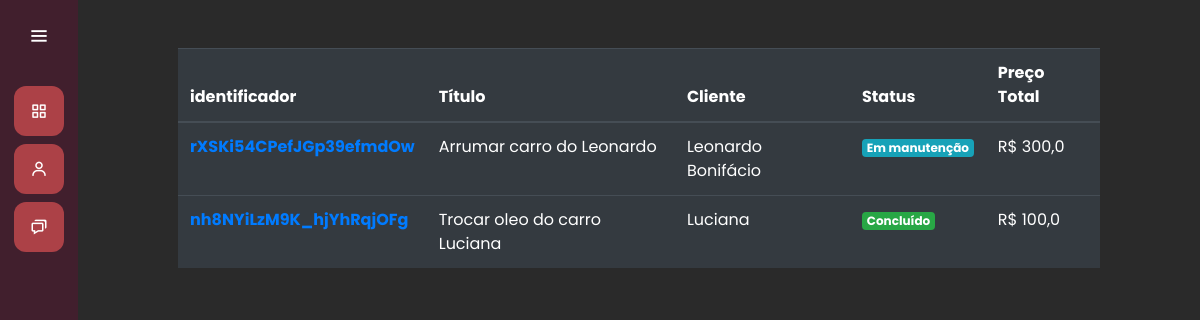
/servicos/listar_servico/, run on the app's committed database.
### serviços/models.py (models this page shows, shortened)
class Servico(models.Model):
    titulo = models.CharField(max_length=30)
    cliente = models.ForeignKey(Cliente, on_delete=models.SET_NULL,null=True)
    categoria_manutencao = models.ManyToManyField(CategoriaManutencao)
    data_inicio = models.DateField(null=True)
    data_entrega = models.DateField(null=True)
    finalizado = models.BooleanField(default=True)
    protocolo = models.CharField(max_length=52,null=True, blank=True)
    identificador = models.CharField(max_length=24, null=True, blank=True)
    def preco_total(self):
        preco_total = float(0)
        for categoria in self.categoria_manutencao.all():
            preco_total += float(categoria.preco)
        return preco_total

class CategoriaManutencao(models.Model):
    titulo = models.CharField(max_length=3, choices=ChoicesCategoriaManutencao.choices)
    preco = models.DecimalField(max_digits=8, decimal_places=2)

### clientes/models.py (models this page shows)
class Cliente(models.Model):
    nome = models.CharField(max_length=50)
    sobrenome = models.CharField(max_length=50)
    email = models.EmailField(max_length=50)
    cpf = models.CharField(max_length=12)
    def __str__(self):
        return self.nome

### serviços/views.py (the view)
# urls.py: path('listar_servico/', views.listar_servico, name='listar_servico'),
def listar_servico(request):
    if request.method == "GET":
        servicos = Servico.objects.all()
        return render(request, 'listar_servico.html', {"servicos":servicos})

### serviços/templates/listar_servico.html
{% extends 'base.html' %}
{% load static %}
{% block 'head' %}
    <link rel="stylesheet" href="{% static 'clientes/css/clientes.css' %}">
    <link rel="stylesheet" href="{% static 'servicos/css/listar_servico.css' %}">
{% endblock %}
{% block 'dashboard' %}
    <br>
    <br>
    <div class="container-fluid distanciamento">
        <table class="table table-dark">
            <thead>
              <tr>
                <th scope="col">identificador</th>
                <th scope="col">Título</th>
                <th scope="col">Cliente</th>
                <th scope="col">Status</th>
                <th scope="col">Preço Total</th>
              </tr>
            </thead>
            <tbody>
            {% for servico in servicos %}
              <tr>
                    <th><a href="{% url 'servico' servico.identificador %}">{{ servico.identificador }}</a></th>
                    <td>{{ servico.titulo }}</td>
                    <td>{{ servico.cliente }}</td>
                    <td>
                        {% if servico.finalizado %}
                            <span class="badge badge-success">Concluído</span>
                        {% else %}
                            <span class="badge badge-info">Em manutenção</span>
                        {% endif %}
                    </td>
                    <td>R$ {{ servico.preco_total }}</td>
              </tr>
            {% endfor %}
            </tbody>
          </table>
    </div>
{% endblock %}

### templates/base.html (shortened to what this page needs)
{% load static %}
<!doctype html>
<html lang="pt-BR">
  <head>
    <link rel="stylesheet" href="https://cdn.jsdelivr.net/npm/bootstrap@4.6.1/dist/css/bootstrap.min.css">
    <link rel="stylesheet" href="{% static 'general/css/base.css' %}">
    <link rel="stylesheet" href="{% static 'general/css/general.css' %}">
    <link href='https://unpkg.com/boxicons@2.0.7/css/boxicons.min.css' rel='stylesheet'>
    {% block 'head' %}{% endblock %}
  </head>
  <body>
    <div class="sidebar">
        <div class="logo-details">
            <i class='bx bx-menu' id="btn" ></i>
        </div>
        <ul class="nav-list">
          <li>
            <a href="#">
              <i class='bx bx-grid-alt'></i>
            </a>
          </li>
        <li>
          <a href="{% url 'clientes' %}">
            <i class='bx bx-user' ></i>
          </a>
        </li>
        <li>
          <a href="{% url 'novo_servico' %}">
            <i class='bx bx-chat' ></i>
          </a>
        </li>
        </ul>
    </div>
      <section class="home-section">
          {% block 'dashboard'%}
          {% endblock %}
      </section>
  </body>
</html>

### templates/static/general/css/base.css (style rules this page uses)
* { margin: 0; padding: 0; box-sizing: border-box; font-family: "Poppins" , sans-serif; }
.sidebar { position: fixed; left: 0; top: 0; height: 100%; width: 78px; background: var(--dark-color); padding: 6px 14px; z-index: 99; transition: all 0.5s ease; }
.sidebar .logo-details { height: 60px; display: flex; align-items: center; position: relative; }
.sidebar .logo-details #btn { position: absolute; top: 50%; right: 0; transform: translateY(-50%); font-size: 22px; transition: all 0.4s ease; font-size: 23px; text-align: center; cursor: pointer; transition: all 0.5s ease; }
.sidebar i { color: #fff; height: 60px; min-width: 50px; font-size: 28px; text-align: center; line-height: 60px; }
.sidebar .nav-list { margin-top: 20px; height: 100%; }
.sidebar li { position: relative; margin: 8px 0; list-style: none; }
.sidebar li a { display: flex; height: 100%; width: 100%; border-radius: 12px; align-items: center; text-decoration: none; transition: all 0.4s ease; background: var(--main-color); }
.sidebar li i { height: 50px; line-height: 50px; font-size: 18px; border-radius: 12px; }
.home-section { position: relative; min-height: 100vh; top: 0; background: #2A2A2A; left: 78px; color: white; width: calc(100% - 78px); transition: all 0.5s ease; z-index: 2; }

### templates/static/general/css/general.css (style rules this page uses)
:root { --main-color: #ac4147; --dark-color: #411f2d; --light-color: #ffc27f; --contrast-color: #f88863; --differential-color: #ffe29a; }

### templates/static/servicos/css/listar_servico.css (style rules this page uses)
.distanciamento { padding-left: 100px; padding-right: 100px; }

### data on the page
Servico: identificador "rXSKi54CPefJGp39efmdOw", titulo "Arrumar carro do Leonardo", cliente "Leonardo Bonifácio", finalizado "Em manutenção", preco_total "300,0"
Servico: identificador "nh8NYiLzM9K_hjYhRqjOFg", titulo "Trocar oleo do carro Luciana", cliente "Luciana", finalizado "Concluído", preco_total "100,0"
